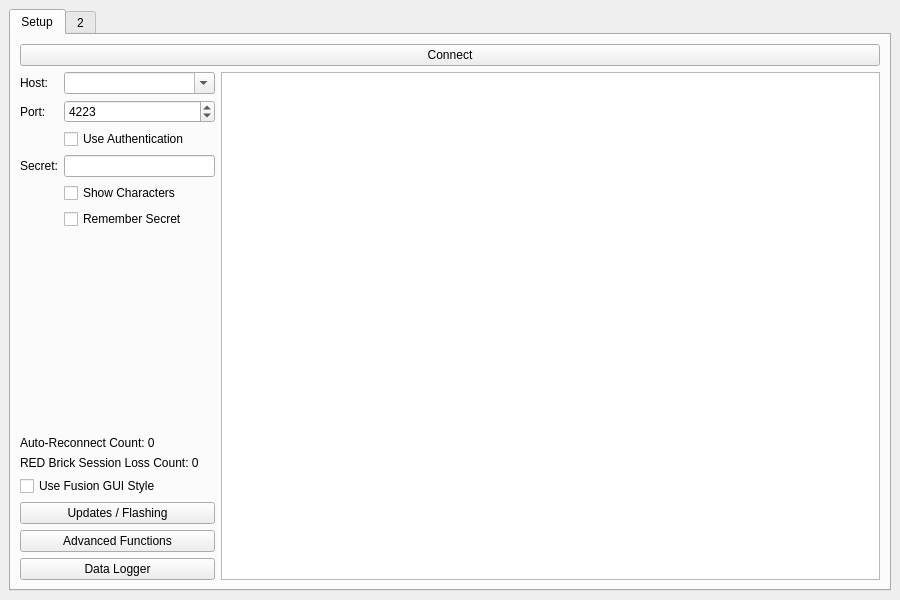
<?xml version="1.0" encoding="UTF-8"?>
<ui version="4.0">
 <class>MainWindow</class>
 <widget class="QMainWindow" name="MainWindow">
  <property name="geometry">
   <rect>
    <x>0</x>
    <y>0</y>
    <width>900</width>
    <height>600</height>
   </rect>
  </property>
  <property name="windowTitle">
   <string>MainWindow</string>
  </property>
  <widget class="QWidget" name="centralwidget">
   <layout class="QVBoxLayout" name="verticalLayout">
    <item>
     <widget class="QTabWidget" name="tab_widget">
      <property name="currentIndex">
       <number>0</number>
      </property>
      <widget class="QWidget" name="tab_setup">
       <attribute name="title">
        <string>Setup</string>
       </attribute>
       <layout class="QHBoxLayout" name="horizontalLayout">
        <item>
         <layout class="QGridLayout" name="gridLayout">
          <item row="5" column="1">
           <widget class="QCheckBox" name="checkbox_secret_show">
            <property name="text">
             <string>Show Characters</string>
            </property>
           </widget>
          </item>
          <item row="6" column="1">
           <widget class="QCheckBox" name="checkbox_remember_secret">
            <property name="toolTip">
             <string>Warning: Secret is stored in plain text without any protection!</string>
            </property>
            <property name="text">
             <string>Remember Secret</string>
            </property>
           </widget>
          </item>
          <item row="1" column="1">
           <widget class="QComboBox" name="combo_host">
            <property name="editable">
             <bool>true</bool>
            </property>
            <property name="insertPolicy">
             <enum>QComboBox::NoInsert</enum>
            </property>
            <property name="sizeAdjustPolicy">
             <enum>QComboBox::AdjustToMinimumContentsLength</enum>
            </property>
           </widget>
          </item>
          <item row="0" column="0" colspan="3">
           <widget class="QPushButton" name="button_connect">
            <property name="text">
             <string>Connect</string>
            </property>
           </widget>
          </item>
          <item row="12" column="0" colspan="2">
           <widget class="QPushButton" name="button_advanced">
            <property name="text">
             <string>Advanced Functions</string>
            </property>
           </widget>
          </item>
          <item row="2" column="1">
           <widget class="QSpinBox" name="spinbox_port">
            <property name="minimum">
             <number>1</number>
            </property>
            <property name="maximum">
             <number>65535</number>
            </property>
            <property name="value">
             <number>4223</number>
            </property>
           </widget>
          </item>
          <item row="1" column="2" rowspan="13">
           <widget class="QTreeView" name="tree_view">
            <property name="sizePolicy">
             <sizepolicy hsizetype="Expanding" vsizetype="Expanding">
              <horstretch>1</horstretch>
              <verstretch>0</verstretch>
             </sizepolicy>
            </property>
            <property name="indentation">
             <number>10</number>
            </property>
           </widget>
          </item>
          <item row="2" column="0">
           <widget class="QLabel" name="label_2">
            <property name="sizePolicy">
             <sizepolicy hsizetype="Fixed" vsizetype="Preferred">
              <horstretch>0</horstretch>
              <verstretch>0</verstretch>
             </sizepolicy>
            </property>
            <property name="text">
             <string>Port:</string>
            </property>
           </widget>
          </item>
          <item row="4" column="0">
           <widget class="QLabel" name="label_secret">
            <property name="text">
             <string>Secret:</string>
            </property>
           </widget>
          </item>
          <item row="11" column="0" colspan="2">
           <widget class="QPushButton" name="button_flashing">
            <property name="text">
             <string>Updates / Flashing</string>
            </property>
           </widget>
          </item>
          <item row="8" column="0" colspan="2">
           <widget class="QLabel" name="label_auto_reconnects">
            <property name="text">
             <string>Auto-Reconnect Count: 0</string>
            </property>
           </widget>
          </item>
          <item row="7" column="0" colspan="2">
           <spacer name="verticalSpacer">
            <property name="orientation">
             <enum>Qt::Vertical</enum>
            </property>
            <property name="sizeHint" stdset="0">
             <size>
              <width>195</width>
              <height>40</height>
             </size>
            </property>
           </spacer>
          </item>
          <item row="4" column="1">
           <widget class="QLineEdit" name="edit_secret">
            <property name="maxLength">
             <number>64</number>
            </property>
           </widget>
          </item>
          <item row="3" column="1">
           <widget class="QCheckBox" name="checkbox_authentication">
            <property name="text">
             <string>Use Authentication</string>
            </property>
           </widget>
          </item>
          <item row="9" column="0" colspan="2">
           <widget class="QLabel" name="label_red_session_losts">
            <property name="text">
             <string>RED Brick Session Loss Count: 0</string>
            </property>
           </widget>
          </item>
          <item row="1" column="0">
           <widget class="QLabel" name="label">
            <property name="sizePolicy">
             <sizepolicy hsizetype="Fixed" vsizetype="Preferred">
              <horstretch>0</horstretch>
              <verstretch>0</verstretch>
             </sizepolicy>
            </property>
            <property name="text">
             <string>Host:</string>
            </property>
           </widget>
          </item>
          <item row="13" column="0" colspan="2">
           <widget class="QPushButton" name="button_data_logger">
            <property name="text">
             <string>Data Logger</string>
            </property>
           </widget>
          </item>
          <item row="10" column="0" colspan="2">
           <widget class="QCheckBox" name="check_fusion_gui_style">
            <property name="text">
             <string>Use Fusion GUI Style</string>
            </property>
           </widget>
          </item>
         </layout>
        </item>
       </layout>
      </widget>
      <widget class="QWidget" name="tab_2">
       <attribute name="title">
        <string>2</string>
       </attribute>
      </widget>
     </widget>
    </item>
   </layout>
  </widget>
 </widget>
 <tabstops>
  <tabstop>tab_widget</tabstop>
  <tabstop>button_connect</tabstop>
  <tabstop>combo_host</tabstop>
  <tabstop>spinbox_port</tabstop>
  <tabstop>checkbox_authentication</tabstop>
  <tabstop>edit_secret</tabstop>
  <tabstop>checkbox_secret_show</tabstop>
  <tabstop>checkbox_remember_secret</tabstop>
  <tabstop>button_flashing</tabstop>
  <tabstop>button_advanced</tabstop>
  <tabstop>button_data_logger</tabstop>
  <tabstop>tree_view</tabstop>
 </tabstops>
 <resources/>
 <connections/>
</ui>
